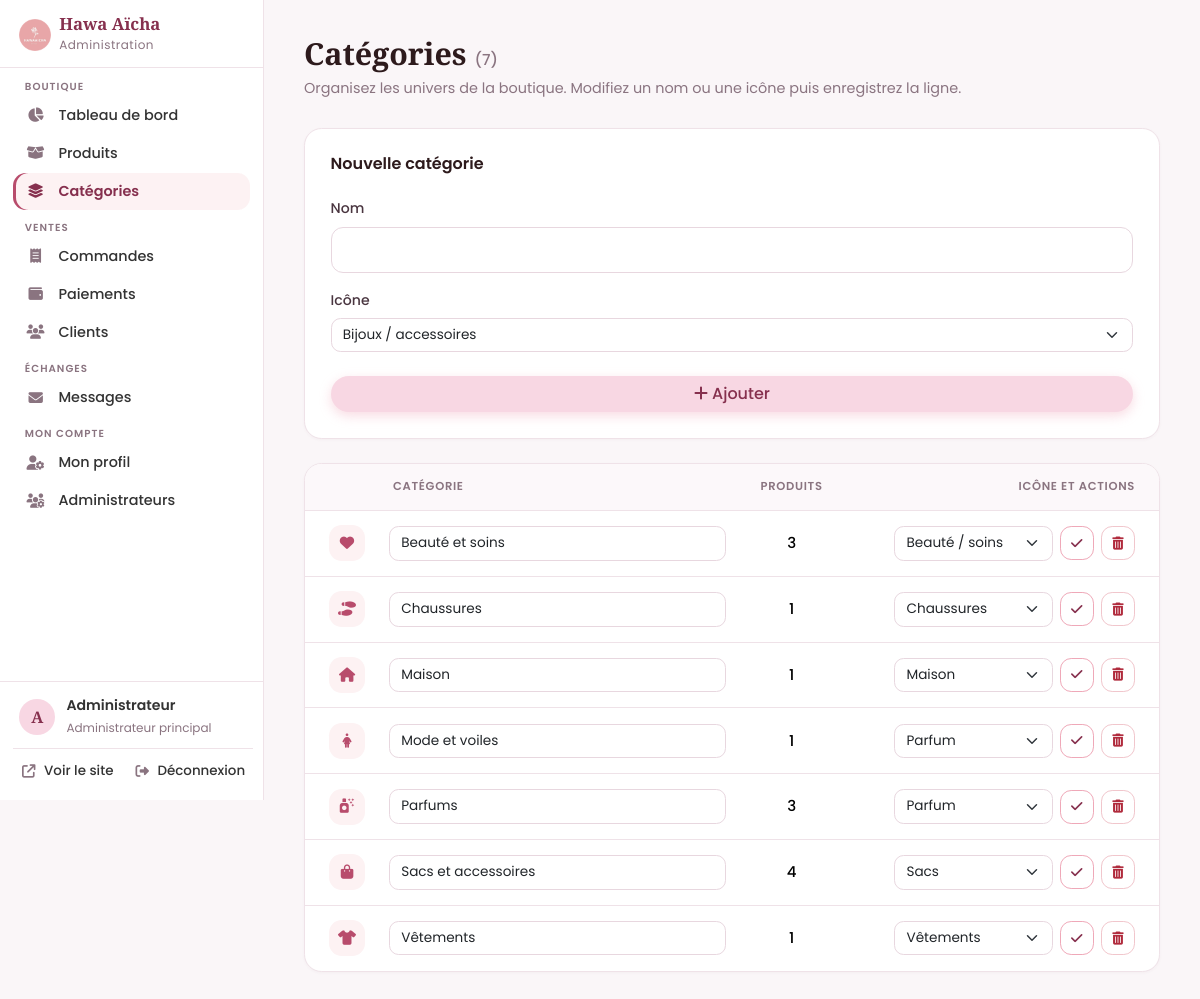
The app's page /admin/categories.php (signed in) with its own data.
### tables this page shows
CREATE TABLE IF NOT EXISTS categories (
  id INT AUTO_INCREMENT PRIMARY KEY,
  nom VARCHAR(100) NOT NULL,
  description TEXT NULL,
  icone VARCHAR(50) NOT NULL DEFAULT 'fa-gem',
  created_at TIMESTAMP NOT NULL DEFAULT CURRENT_TIMESTAMP
);

### includes/functions.php (called while the page is built, shortened)
<?php
require_once __DIR__ . '/db.php';
function e($v): string
{
    return htmlspecialchars((string)$v, ENT_QUOTES, 'UTF-8');
}
function base_url(string $path = ''): string
{
    return BASE_URL . '/' . ltrim($path, '/');
}
function logo_url(): string
{
    return file_exists(__DIR__ . '/../assets/img/logo.png')
        ? base_url('assets/img/logo.png')
        : base_url('assets/img/logo.svg');
}
    ?>

### includes/db.php (called while the page is built)
<?php
function db(): PDO
{
    static $pdo = null;
    if ($pdo === null) {
        $dsn = defined('DB_DSN')
            ? DB_DSN
            : sprintf('mysql:host=%s;dbname=%s;charset=utf8mb4', DB_HOST, DB_NAME);
        try {
            $pdo = new PDO($dsn, DB_USER, DB_PASS, [
                PDO::ATTR_ERRMODE            => PDO::ERRMODE_EXCEPTION,
                PDO::ATTR_DEFAULT_FETCH_MODE => PDO::FETCH_ASSOC,
                PDO::ATTR_EMULATE_PREPARES   => false,
            ]);
        } catch (PDOException $e) {
            http_response_code(500);
            exit('Connexion à la base de données impossible. Vérifiez le fichier config.php.');
        }
    }
    return $pdo;
}

### admin/_auth.php (called while the page is built, shortened)
<?php
require_once __DIR__ . '/../includes/functions.php';
function require_admin(): void
{
    $st = db()->prepare('SELECT id, username, prenom, nom, email, telephone, role, actif, derniere_connexion, date_creation FROM admins WHERE id = ?');
    $st->execute([(int)$_SESSION['admin_id']]);
    $adminConnecte = $st->fetch() ?: null;
}
function est_principal(): bool
{
    global $adminConnecte;
    return ($adminConnecte['role'] ?? '') === 'principal';
}
require_admin();

### admin/categories.php (the view, shortened to what this page needs)
<?php
require_once __DIR__ . '/_auth.php';
$pdo = db();
$adminPage = 'categories';
require __DIR__ . '/_header.php';
$cats = $pdo->query('SELECT c.*, (SELECT COUNT(*) FROM produits p WHERE p.categorie_id = c.id) AS nb FROM categories c ORDER BY c.nom')->fetchAll();
function icone_select(string $courant): string
{
    $h = '<select name="icone" class="form-select form-select-sm">';
    foreach (ICONES_CATEGORIES as $k => $label) {
        $h .= '<option value="' . e($k) . '"' . ($k === $courant ? ' selected' : '') . '>' . e($label) . '</option>';
    }
    return $h . '</select>';
}
?>
<div class="admin-head">
  <div>
    <h1 class="page-title">Catégories <span class="compteur-titre">(<?= count($cats) ?>)</span></h1>
    <p class="admin-sous">Organisez les univers de la boutique. Modifiez un nom ou une icône puis enregistrez la ligne.</p>
  </div>
</div>
<div class="row g-4">
  <div class="col-xxl-4">
    <div class="panel">
      <h2 class="h5 mb-4">Nouvelle catégorie</h2>
      <form method="post">
        <div class="mb-3"><label class="form-label" for="nom">Nom</label><input class="form-control" id="nom" name="nom" required maxlength="100"></div>
        <div class="mb-4"><label class="form-label">Icône</label><?= icone_select('fa-gem') ?></div>
        <button class="btn btn-rose w-100"><i class="fa-solid fa-plus me-1"></i>Ajouter</button>
      </form>
    </div>
  </div>
  <div class="col-xxl-8">
    <div class="panel panel-table">
      <?php if ($cats): ?>
      <div class="table-responsive">
        <table class="table table-rose align-middle table-cartes">
          <thead><tr><th style="width:52px"></th><th>Catégorie</th><th class="text-center">Produits</th><th class="text-end">Icône et actions</th></tr></thead>
          <tbody>
          <?php foreach ($cats as $c): $fid = 'f' . (int)$c['id']; ?>
            <tr>
              <td class="cel-icone"><span class="stat-ic m-0" style="width:36px;height:36px;font-size:.9rem"><i class="fa-solid <?= e($c['icone']) ?>"></i></span></td>
              <td class="cel-nom" data-label="Nom"><input form="<?= $fid ?>" class="form-control form-control-sm" name="nom" value="<?= e($c['nom']) ?>" required maxlength="100" aria-label="Nom de la catégorie"></td>
              <td class="text-center fw-medium" data-label="Produits"><?= (int)$c['nb'] ?></td>
              <td class="text-end cel-actions" data-label="Icône et actions">
                <div class="admin-actions">
                  <form id="<?= $fid ?>" method="post">
                    <?= icone_select($c['icone']) ?>
                    <button class="btn btn-outline-rose btn-sm btn-ic" title="Enregistrer"><i class="fa-solid fa-check"></i></button>
                  </form>
                  <?php if (est_principal()): ?>
                  <form method="post" data-confirm-titre="Supprimer la catégorie ?" data-confirm="Ses produits seront conservés, sans catégorie. Cette action est définitive." data-confirm-ok="Supprimer">
                    <button class="btn btn-outline-danger btn-sm btn-ic" title="Supprimer"><i class="fa-solid fa-trash-can"></i></button>
                  </form>
                  <?php endif; ?>
                </div>
              </td>
            </tr>
          <?php endforeach; ?>
          </tbody>
        </table>
      </div>
      <?php else: ?>
        <div class="admin-vide"><i class="fa-solid fa-layer-group"></i>Aucune catégorie pour le moment.</div>
      <?php endif; ?>
    </div>
  </div>
</div>
<?php require __DIR__ . '/_footer.php'; ?>

### admin/_header.php (shortened to what this page needs)
<?php
require_once __DIR__ . '/_auth.php';
$adminPage = $adminPage ?? '';
$sections = [
    'Boutique' => [
        'dashboard'  => ['index.php',      'fa-chart-pie',   'Tableau de bord'],
        'produits'   => ['produits.php',   'fa-box-open',    'Produits'],
        'categories' => ['categories.php', 'fa-layer-group', 'Catégories'],
    ],
    'Ventes' => [
        'commandes'  => ['commandes.php',  'fa-receipt',     'Commandes'],
        'paiements'  => ['paiements.php',  'fa-wallet',      'Paiements'],
        'clients'    => ['clients.php',    'fa-users',       'Clients'],
    ],
    'Échanges' => [
        'messages'   => ['messages.php',   'fa-envelope',    'Messages'],
    ],
    'Mon compte' => [
        'profil'     => ['profil.php',     'fa-user-gear',   'Mon profil'],
    ],
];
if (est_principal()) {
    $sections['Mon compte']['admins'] = ['administrateurs.php', 'fa-users-gear', 'Administrateurs'];
}
$nbMessagesNonLus = (int)db()->query('SELECT COUNT(*) FROM messages_contact WHERE lu = 0')->fetchColumn();
$nbPaiementsDeclares = (int)db()->query("SELECT COUNT(*) FROM paiements WHERE statut_paiement = 'en_attente' AND date_declaration IS NOT NULL")->fetchColumn();
$pastilles = ['messages' => $nbMessagesNonLus, 'paiements' => $nbPaiementsDeclares];
?><!DOCTYPE html>
<html lang="fr">
<head>
  <link href="https://cdn.jsdelivr.net/npm/bootstrap@5.3.3/dist/css/bootstrap.min.css" rel="stylesheet">
  <link href="https://cdnjs.cloudflare.com/ajax/libs/font-awesome/6.5.2/css/all.min.css" rel="stylesheet">
  <link href="<?= e(base_url('assets/css/style.css')) ?>" rel="stylesheet">
  <link href="<?= e(base_url('assets/css/admin.css')) ?>" rel="stylesheet">
</head>
<body class="admin-body">
<div class="admin-shell">
  <aside class="admin-sidebar offcanvas-lg offcanvas-start" id="asidebar" tabindex="-1" aria-label="Menu de l'administration">
    <div class="admin-brand">
      <a class="d-flex align-items-center gap-2" href="index.php">
        <img src="<?= e(logo_url()) ?>" alt="" height="38">
        <span><span class="brand-text d-block">Hawa Aïcha</span><small>Administration</small></span>
      </a>
    </div>
    <nav class="admin-menu">
      <?php foreach ($sections as $section => $liens): ?>
        <div class="admin-menu-titre"><?= e($section) ?></div>
        <ul class="list-unstyled mb-0">
          <?php foreach ($liens as $k => [$href, $ico, $txt]): $pastille = $pastilles[$k] ?? 0; ?>
            <li><a class="admin-menu-lien <?= $adminPage === $k ? 'active' : '' ?>" href="<?= $href ?>"<?= $adminPage === $k ? ' aria-current="page"' : '' ?>>
              <i class="fa-solid <?= $ico ?>"></i><span><?= $txt ?></span><?php if ($pastille): ?><span class="admin-pastille"><?= $pastille ?></span><?php endif; ?>
            </a></li>
          <?php endforeach; ?>
        </ul>
      <?php endforeach; ?>
    </nav>
    <div class="admin-sidebar-pied">
      <a class="admin-connecte" href="profil.php" title="Mon profil">
        <span class="admin-connecte-avatar"><?= e(mb_strtoupper(mb_substr($_SESSION['admin_nom'] ?? 'A', 0, 1))) ?></span>
        <span class="min-w-0"><strong class="d-block text-truncate"><?= e($_SESSION['admin_nom'] ?? '') ?></strong><small><?= e(ROLES_ADMIN[$adminConnecte['role']][0] ?? '') ?></small></span>
      </a>
      <a class="admin-menu-lien" href="<?= e(base_url('index.php')) ?>" target="_blank"><i class="fa-solid fa-arrow-up-right-from-square"></i><span>Voir le site</span></a>
      <form method="post" action="logout.php"><?= csrf_field() ?><button class="admin-menu-lien admin-deconnexion"><i class="fa-solid fa-right-from-bracket"></i><span>Déconnexion</span></button></form>
    </div>
  </aside>
  <div class="admin-main">
    <main class="admin-content">

### assets/css/style.css (style rules this page uses)
:root { --rose-logo: #E8A4A8; --rose-pastel: #F8D7E3; --rose-saumon: #F4B6C2; --rose-poudre: #EFA8B8; --rose: #B84C6C; --rose-dark: #86304E; --rose-mid: #EFA8B8; --rose-soft: #F7D9DB; --rose-bg: #FDF2F3; --rose-rgb: 184, 76, 108; --rose-dark-rgb: 134, 48, 78; --rose-mid-rgb: 239, 168, 184; --rose-profond-rgb: 60, 22, 38; --creme: #FEF8F9; --ink: #333333; --titre: #2D1A1C; --muted: #725A5B; --ligne: #F4DDDE; --pied: #29191A; --pied-texte: #EAD7D8; --pied-doux: #C2AEAF; --pied-bas: #AE9799; --white: #fff; --rayon: 1.4rem; --shadow: 0 10px 30px rgba(var(--rose-dark-rgb), .08); --shadow-hover: 0 18px 40px rgba(var(--rose-dark-rgb), .16); --bs-primary: #B84C6C; --bs-link-color: #86304E; --bs-link-hover-color: #B84C6C; }
body { font-family: 'Poppins', system-ui, sans-serif; background: var(--creme); color: var(--ink); -webkit-font-smoothing: antialiased; overflow-x: hidden; }
h1, h2, h3, h4, .brand-text, .section-title, .page-title { font-family: 'Playfair Display', Georgia, serif; font-weight: 700; color: var(--titre); }
a { text-decoration: none; color: var(--rose-dark); }
img { max-width: 100%; }
.brand-text { color: var(--rose-dark); font-size: 1.35rem; }
.btn { font-weight: 500; }
.btn-rose { background: var(--rose-pastel); color: var(--rose-dark); font-weight: 600; border: 0; border-radius: 50rem; box-shadow: 0 6px 16px rgba(var(--rose-mid-rgb), .45); transition: transform .15s, box-shadow .15s, background .15s; }
.btn-outline-rose { color: var(--rose-dark); border: 1.5px solid var(--rose-poudre); border-radius: 50rem; background: #fff; }
.page-title { font-size: clamp(1.75rem, 4vw, 2.4rem); }
.panel { background: #fff; border-radius: var(--rayon); padding: 1.5rem; box-shadow: var(--shadow); border: 1px solid #fff; }
.form-control, .form-select { border-radius: .9rem; border: 1.5px solid var(--ligne); padding: .65rem 1rem; background-color: #fff; }
.form-label { font-weight: 500; font-size: .9rem; }
.table-rose { --bs-table-bg: transparent; }
.table-rose thead th { background: var(--rose-bg); color: var(--rose-dark); border: 0; font-weight: 600; white-space: nowrap; font-size: .85rem; }
.table-rose thead th:first-child { border-radius: 1rem 0 0 1rem; }
.table-rose thead th:last-child { border-radius: 0 1rem 1rem 0; }
.min-w-0 { min-width: 0; }

### records on screen
categories: nom "Beauté et soins", nb "3", icone "Beauté / soins"
categories: nom "Chaussures", nb "1", icone "Chaussures"
categories: nom "Maison", nb "1", icone "Maison"
categories: nom "Mode et voiles", nb "1"
categories: nom "Parfums", nb "3", icone "Parfum"
categories: nom "Sacs et accessoires", nb "4", icone "Sacs"
categories: nom "Vêtements", nb "1", icone "Vêtements"

### other values on screen
$section "BOUTIQUE"
$txt "Tableau de bord"
$txt "Produits"
$txt "Catégories"
$section "VENTES"
$txt "Commandes"
$txt "Paiements"
$txt "Clients"
$section "ÉCHANGES"
$txt "Messages"
$section "MON COMPTE"
$txt "Mon profil"
$txt "Administrateurs"
mb_strtoupper(mb_substr($_SESSION['admin_nom'] ?? 'A', 0, 1)) "A"
$_SESSION['admin_nom'] "Administrateur"
